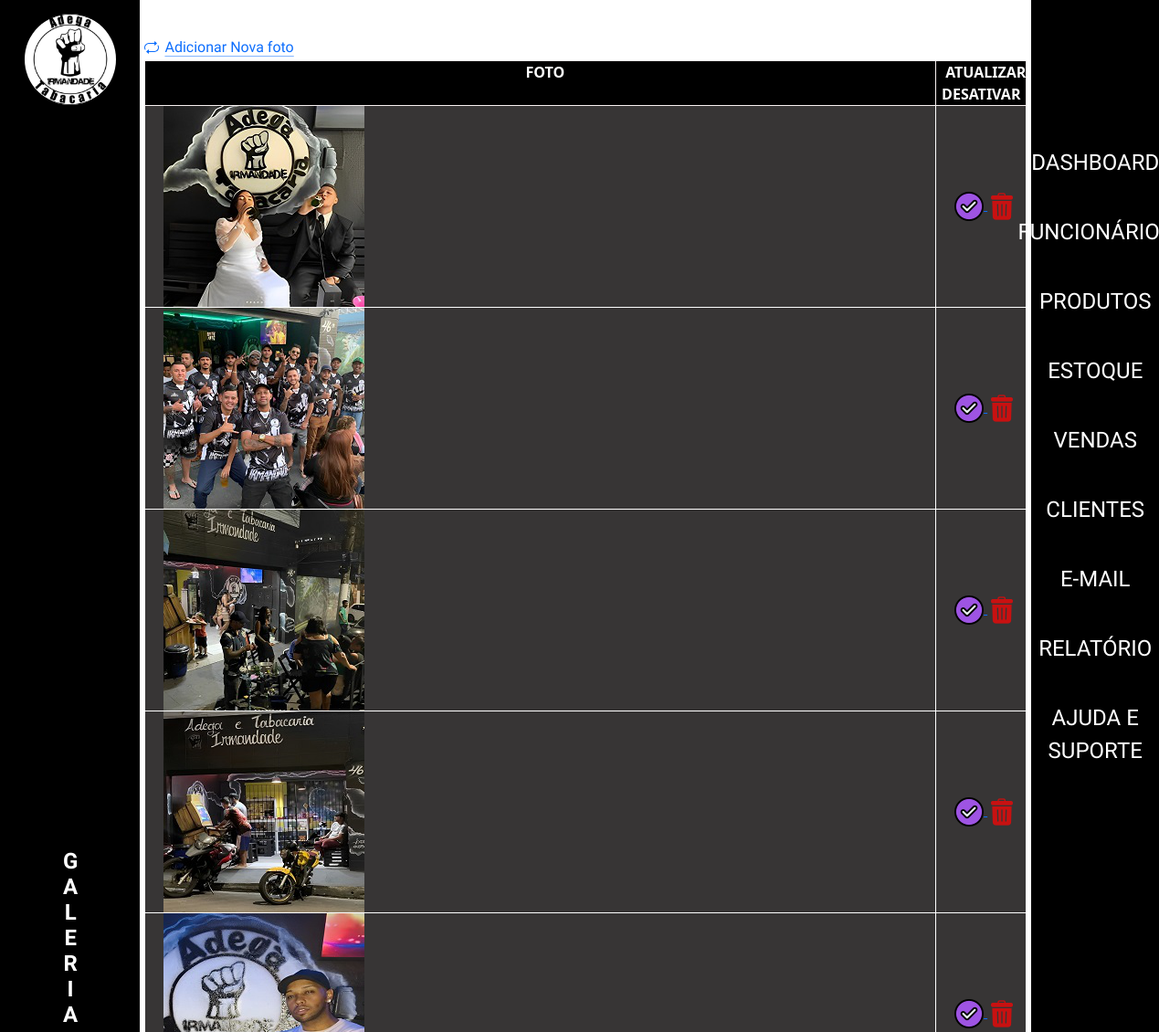
/admin/index.php?p=galeria (upper part), run on an earlier commit of the app's database.
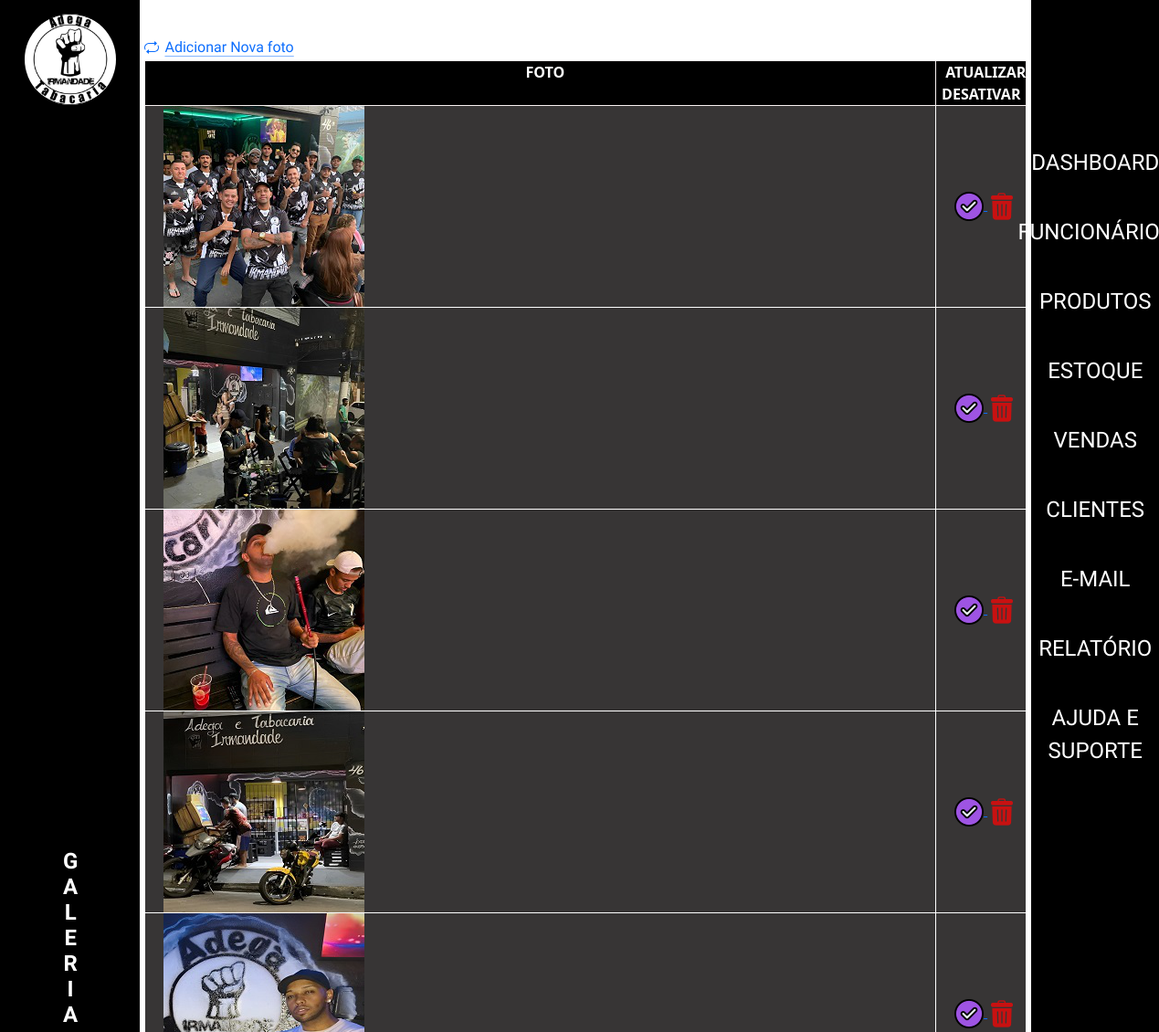
And on a later commit of the database.
### tables this page shows
CREATE TABLE `tblgaleria` (
  `idGaleria` int(11) NOT NULL,
  `nomeGaleria` varchar(50) NOT NULL,
  `altGaleria` varchar(50) NOT NULL,
  `fotoGaleria` varchar(100) NOT NULL,
  `statusGaleria` varchar(10) NOT NULL
);

### admin/class/galeria.php (called while the page is built, shortened)
<?php
class GaleriaClass
{
public function listarGaleria()
    {
        $sql = "SELECT * FROM tblgaleria WHERE statusGaleria = 'ATIVO' ORDER by idGaleria  ASC ";
        $conn = Conexao::LigarConexao();
        $resultado = $conn->query($sql);
        $lista = $resultado->fetchAll();
        return $lista;
    }
}

### admin/galeria/listar.php (the view, shortened to what this page needs)
<?php
require_once('class/galeria.php');
$galeria = new GaleriaClass();
$lista = $galeria->listarGaleria();
?>
<div>
    <a class="icon-link icon-link-hover" style="--bs-icon-link-transform: translate3d(0, -.125rem, 0);" href="index.php?p=galeria&g=cadastrar">
        Adicionar Nova foto
    </a>
</div>
<div>
    <table>
        <thead>
            <tr>
                <th>foto</th>
                <th>Atualizar
                   Desativar</th>
            </tr>
        </thead>
        <tbody>
            <?php foreach ($lista as $linha) : ?>
                <tr>
                    <td>
                        <a href="../src/imagens/<?php echo $linha['fotoGaleria'] ?>" data-lightbox="<?php echo $linha['nomeGaleria'] ?>" data-title="<?php echo $linha['nomeGaleria'] ?>">
                            <img src="../src/imagens/<?php echo $linha['fotoGaleria']; ?>" data-alt="<?php echo $linha['nomeGaleria']; ?>">
                        </a>
                    </td>
                    <td>
                        <a href="index.php?p=galeria&g=ativar&id=<?php echo $linha['idGaleria']; ?>" onclick="return confirmarAtivacao()">
                            <img src="./img/aceitar.png" alt="">
                        </a>
                        <a href="index.php?p=galeria&g=desativar&id=<?php echo $linha['idGaleria'] ?>" onclick="return confirmarDesativacao()">
                            <img src="./img/lixeira-de-reciclagem.png" alt="">
                        </a>
                    </td>
                </tr>
            <?php endforeach ?>
        </tbody>
    </table>
</div>

### admin/index.php (shortened to what this page needs)
<?php
$pagina = @$_GET['p'];
?>
<!DOCTYPE html>
<html lang="pt-BR">
<head>
    <link rel="stylesheet" href="../src/css/reset.css">
    <link rel="stylesheet" href="https://cdnjs.cloudflare.com/ajax/libs/animate.css/4.1.1/animate.min.css">
    <link rel="stylesheet" href="https://cdn.jsdelivr.net/npm/bootstrap@5.3.2/dist/css/bootstrap.min.css">
    <link rel="stylesheet" href="./css/estilo.css">
</head>
<body>
    <main>
        <section class="topoEsquerda">
            <h1>
                <img src="img/logoadega.png" alt=" imagem da logo">
            </h1>
            <?php
            if ($pagina == '') {
                $texto = '';
            } else {
                $texto = '' . $pagina;
            }
            echo '<h2 class="vertical-text">';
            for ($i = 0; $i < strlen($texto); $i++) {
                echo '<span>' . $texto[$i] . '</span>';
            }
            echo '</h2>';
            ?>
        </section>
        <div class="box">
            <?php
            switch ($pagina) {
                    case 'galeria';
                    require_once('galeria/galeria.php');
                    break;
            }
            ?>
        </div>
        <div class="menu">
        <?php
        $pagina = @$_GET['p'];
        ?>
            <nav>
                <ul>
                    <li><a href="index.php?p=dashboard" class="<?= ($pagina == 'dashboard' || $pagina == '') ? 'menuAtivo' : ''; ?>"> Dashboard </a></li>
                    <li><a href="index.php?p=funcionarios" class="<?= ($pagina == 'funcionarios') ? 'menuAtivo' : ''; ?>"> Funcionários </a></li>
                    <li><a href="index.php?p=produtos" class="<?= ($pagina == 'produtos') ? 'menuAtivo' : ''; ?>"> Produtos </a></li>
                    <li><a href="index.php?p=estoque" class="<?= ($pagina == 'estoque') ? 'menuAtivo' : ''; ?>"> Estoque </a></li>
                    <li><a href="index.php?p=vendas" class="<?= ($pagina == 'vendas') ? 'menuAtivo' : ''; ?>"> Vendas </a></li>
                    <li><a href="index.php?p=clientes" class="<?= ($pagina == 'clientes') ? 'menuAtivo' : ''; ?>"> Clientes </a></li>
                    <li><a href="index.php?p=contato" class="<?= ($pagina == 'contato') ? 'menuAtivo' : ''; ?>"> E-mail </a></li>
                    <li><a href="index.php?p=relatorio" class="<?= ($pagina == 'relatorio') ? 'menuAtivo' : ''; ?>"> Relatório </a></li>
                    <li><a href="index.php?p=ajuda%20e%20suporte" class="<?= ($pagina == 'ajuda e suporte') ? 'menuAtivo' : ''; ?>"> Ajuda e Suporte </a></li>
                </ul>
            </nav>
        </div>
    </main>
</body>

What changed in the data, as far as the page shows it:
no longer on this page (row edited): tblgaleria: fotoGaleria (picture)
now on this page (row edited): tblgaleria: fotoGaleria (picture)
